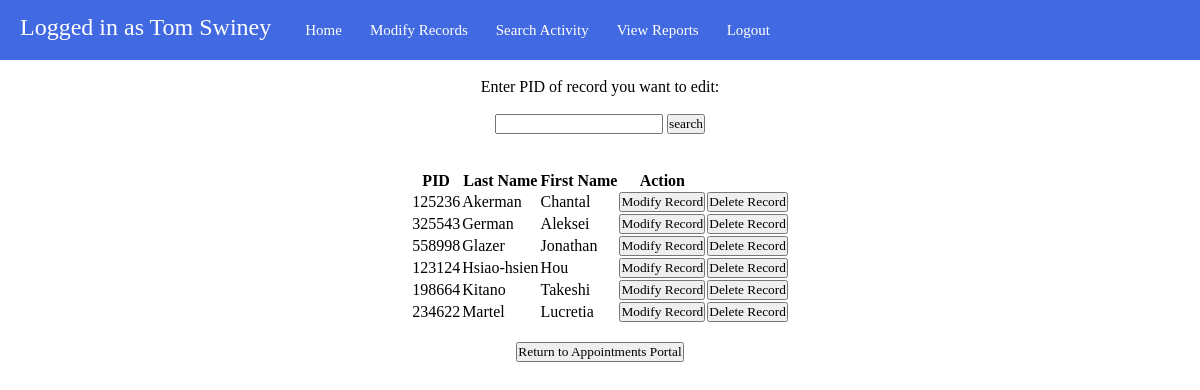
Page /admin_mod_patient.php (signed in) on the committed database.
### tables this page shows
CREATE TABLE Patients (
	PID INT NOT NULL UNIQUE,
    	Password VARCHAR(80) NOT NULL,
	First_Name VARCHAR(80) NOT NULL,
	Last_Name VARCHAR(80) NOT NULL,
	Last_4_SSN INT NULL,
    Demographics_ID INT NOT NULL,
    Med_Hist_ID INT NOT NULL,
    Fam_Hist_ID INT NOT NULL,
    NID INT NULL,
	PRIMARY KEY (PID),
    FOREIGN KEY (Demographics_ID) REFERENCES Demographics(Demo_ID) ON DELETE CASCADE,
    FOREIGN KEY (Med_Hist_ID) REFERENCES Medical_history(Med_Hist_ID) ON DELETE CASCADE,
    FOREIGN KEY (Fam_Hist_ID) REFERENCES Family_history(Fam_Hist_ID) ON DELETE CASCADE,
	FOREIGN KEY (NID) REFERENCES Nurses(NID) ON DELETE CASCADE
);

### query_func.php (the view, shortened to what this page needs)
<?php
    function sql_connect() {
        $dbServerName = "localhost";
        $dbUserName = "root";
        $dbPassword = "root";
        $dbName = "meddb";
        $conn = mysqli_connect($dbServerName, $dbUserName, $dbPassword, $dbName) or die("Bad connection: ".mysqli_connect_error());
        return $conn;
    }
    function gen_mod_patient_list() {
        $conn = sql_connect();
        $sql_patient = mysqli_query($conn, "SELECT * FROM Patients ORDER BY Last_Name");
        echo "<table><tr><th> PID </th>";
        echo "<th> Last Name </th>";
        echo "<th> First Name </th>";
        echo "<th> Action </th>";
        echo "<th></th></tr>";
        while($patient = mysqli_fetch_assoc($sql_patient)) {
            echo "<tr><td> ".$patient['PID']." </td>";
            echo "<td> ".$patient['Last_Name']." </td>";
            echo "<td> ".$patient['First_Name']." </td>";
            echo "<td><form action='admin_mod_patient_process.php' method='POST'>";
            echo "<input type='submit' value='Modify Record'></form></td>";
            echo "<td><form action='admin_delete.php' method='POST'>";
            echo "<input type='submit' value='Delete Record' onclick='return confirm_delete()'></form></td></tr>";
        }
        echo "</table>";
    }
?>

### admin_portal_style.css (style rules this page uses)
body { background-color: #ffff; }
* { font-family: "Times New Roman"; color: black; margin: 0; padding: 0; }

### rows in the picture
patients: PID "125236", Last_Name "Akerman", First_Name "Chantal"
patients: PID "325543", Last_Name "German", First_Name "Aleksei"
patients: PID "558998", Last_Name "Glazer", First_Name "Jonathan"
patients: PID "123124", Last_Name "Hsiao-hsien", First_Name "Hou"
patients: PID "198664", Last_Name "Kitano", First_Name "Takeshi"
patients: PID "234622", Last_Name "Martel", First_Name "Lucretia"

### other values in the picture
$_SESSION['Name'] "Tom Swiney"
